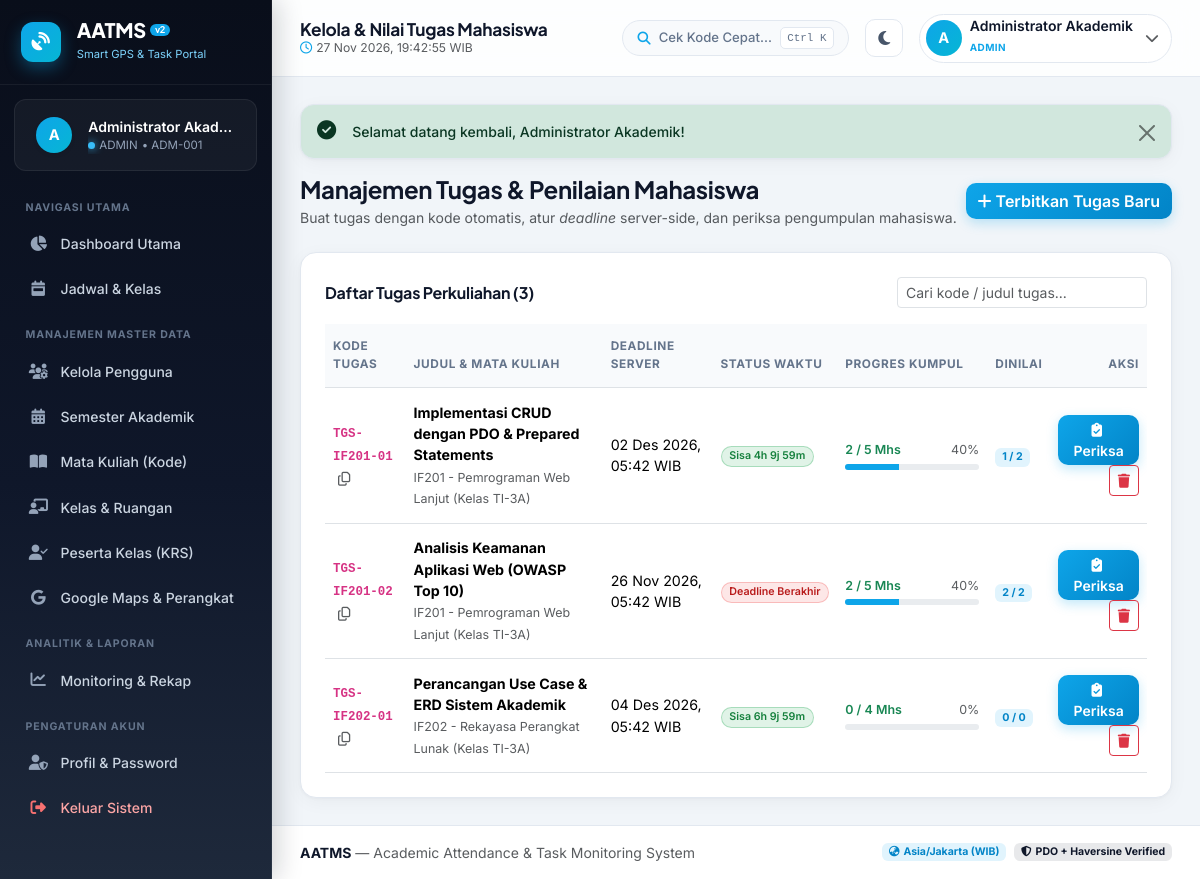
/public/dosen/tasks.php (signed in), run on the app's committed database.
### tables this page shows
CREATE TABLE `tasks` (
  `id` INT AUTO_INCREMENT PRIMARY KEY,
  `class_id` INT NOT NULL,
  `dosen_id` INT NOT NULL,
  `task_code` VARCHAR(25) NOT NULL UNIQUE,
  `title` VARCHAR(150) NOT NULL,
  `description` TEXT NOT NULL,
  `attachment_path` VARCHAR(255) DEFAULT NULL,
  `deadline` DATETIME NOT NULL,
  `created_at` TIMESTAMP NOT NULL DEFAULT CURRENT_TIMESTAMP,
  CONSTRAINT `fk_tasks_class` FOREIGN KEY (`class_id`) REFERENCES `classes`(`id`) ON DELETE CASCADE ON UPDATE CASCADE,
  CONSTRAINT `fk_tasks_dosen` FOREIGN KEY (`dosen_id`) REFERENCES `users`(`id`) ON DELETE CASCADE ON UPDATE CASCADE
);

CREATE TABLE `courses` (
  `id` INT AUTO_INCREMENT PRIMARY KEY,
  `course_code` VARCHAR(20) NOT NULL UNIQUE,
  `course_name` VARCHAR(100) NOT NULL,
  `sks` TINYINT NOT NULL,
  `dosen_id` INT NOT NULL,
  `semester_id` INT NOT NULL,
  CONSTRAINT `fk_courses_dosen` FOREIGN KEY (`dosen_id`) REFERENCES `users`(`id`) ON DELETE RESTRICT ON UPDATE CASCADE,
  CONSTRAINT `fk_courses_semester` FOREIGN KEY (`semester_id`) REFERENCES `semesters`(`id`) ON DELETE RESTRICT ON UPDATE CASCADE
);

CREATE TABLE `classes` (
  `id` INT AUTO_INCREMENT PRIMARY KEY,
  `course_id` INT NOT NULL,
  `class_name` VARCHAR(50) NOT NULL,
  `schedule_day` VARCHAR(20) NOT NULL,
  `start_time` TIME NOT NULL,
  `end_time` TIME NOT NULL,
  `room` VARCHAR(50) NOT NULL,
  CONSTRAINT `fk_classes_course` FOREIGN KEY (`course_id`) REFERENCES `courses`(`id`) ON DELETE CASCADE ON UPDATE CASCADE
);

### includes/functions.php (called while the page is built, shortened)
<?php
function e(?string $str): string
{
    return htmlspecialchars((string)$str, ENT_QUOTES, 'UTF-8');
}
function formatDateTime(?string $datetime, bool $withTime = true): string
{
    $ts = strtotime($datetime);
    $months = [
        1 => 'Jan', 'Feb', 'Mar', 'Apr', 'Mei', 'Jun',
        'Jul', 'Agu', 'Sep', 'Okt', 'Nov', 'Des'
    ];
    $day = date('d', $ts);
    $month = $months[(int)date('n', $ts)] ?? date('M', $ts);
    $year = date('Y', $ts);
    return "$day $month $year, " . date('H:i', $ts) . ' WIB';
}
function getDeadlineCountdown(string $deadline): array
{
    $now = time();
    $target = strtotime($deadline);
    $diff = $target - $now;
    if ($diff <= 0) {
        return [
            'expired' => true,
            'label'   => 'Deadline Berakhir',
            'badge'   => 'danger'
        ];
    }
    $days = floor($diff / 86400);
    $hours = floor(($diff % 86400) / 3600);
    $parts = [];
    if ($days > 0) {
        $parts[] = $days . ' hari';
    }
    if ($hours > 0) {
        $parts[] = $hours . ' jam';
    }
    return [
        'expired' => false,
        'label'   => 'Sisa ' . implode(' ', $parts),
        'badge'   => ($diff < 86400) ? 'warning' : 'success'
    ];
}

### public/dosen/tasks.php (the view, shortened to what this page needs)
<?php
$pdo = getDB();
$user = currentUser();
$isAdmin = ($user['role'] === 'admin');
if ($isAdmin) {
    $tasks = $pdo->query("
        SELECT t.*, cl.class_name, c.course_code, c.course_name, u.full_name AS dosen_name,
               (SELECT COUNT(*) FROM class_enrollments ce WHERE ce.class_id = t.class_id) AS total_students,
               (SELECT COUNT(*) FROM task_submissions ts WHERE ts.task_id = t.id) AS submitted_count,
               (SELECT COUNT(*) FROM task_submissions ts WHERE ts.task_id = t.id AND ts.review_status = 'graded') AS graded_count
        FROM tasks t
        JOIN classes cl ON t.class_id = cl.id
        JOIN courses c ON cl.course_id = c.id
        JOIN users u ON t.dosen_id = u.id
        ORDER BY t.created_at DESC
    ")->fetchAll();
}
include __DIR__ . '/../../includes/header.php';
?>
<div class="d-flex flex-column flex-md-row justify-content-between align-items-md-center mb-4 gap-2">
    <div>
        <h4 class="fw-bold mb-1">Manajemen Tugas &amp; Penilaian Mahasiswa</h4>
        <p class="text-muted small mb-0">Buat tugas dengan kode otomatis, atur <em>deadline</em> server-side, dan periksa pengumpulan mahasiswa.</p>
    </div>
    <button type="button" class="btn btn-sky" data-bs-toggle="modal" data-bs-target="#createTaskModal">
        <i class="fa-solid fa-plus me-1"></i>Terbitkan Tugas Baru
    </button>
</div>
<div class="card-custom p-3 p-md-4">
    <div class="d-flex flex-wrap justify-content-between align-items-center gap-2 mb-3">
        <h6 class="fw-bold mb-0">Daftar Tugas Perkuliahan (<?= count($tasks) ?>)</h6>
        <input type="text" class="form-control form-control-sm" style="max-width: 250px;" placeholder="Cari kode / judul tugas..." data-table-search="#lecturerTasksTable">
    </div>
    <div class="table-responsive">
        <table class="table table-hover align-middle mb-0" id="lecturerTasksTable">
            <thead>
                <tr>
                    <th>Kode Tugas</th>
                    <th>Judul &amp; Mata Kuliah</th>
                    <th>Deadline Server</th>
                    <th>Status Waktu</th>
                    <th>Progres Kumpul</th>
                    <th>Dinilai</th>
                    <th class="text-end">Aksi</th>
                </tr>
            </thead>
            <tbody>
                <?php if (empty($tasks)): ?>
                    <tr><td colspan="7" class="text-center text-muted py-4">Belum ada tugas yang diterbitkan.</td></tr>
                <?php else: ?>
                    <?php foreach ($tasks as $t): ?>
                        <?php
                        $cd = getDeadlineCountdown($t['deadline']);
                        $totalMhs = (int)$t['total_students'];
                        $subCount = (int)$t['submitted_count'];
                        $pct = $totalMhs > 0 ? round(($subCount / $totalMhs) * 100) : 0;
                        ?>
                        <tr>
                            <td>
                                <code class="fw-bold"><?= e($t['task_code']) ?></code>
                                <button type="button" class="btn btn-link btn-sm p-0 ms-1 text-muted" data-copy-code="<?= e($t['task_code']) ?>" data-copy-label="Kode Tugas" title="Salin Kode">
                                    <i class="fa-regular fa-copy"></i>
                                </button>
                            </td>
                            <td>
                                <div class="fw-bold"><?= e($t['title']) ?></div>
                                <small class="text-muted"><?= e($t['course_code']) ?> - <?= e($t['course_name']) ?> (Kelas <?= e($t['class_name']) ?>)</small>
                            </td>
                            <td class="small"><?= e(formatDateTime($t['deadline'])) ?></td>
                            <td>
                                <span class="badge <?= $cd['expired'] ? 'badge-status-red' : 'badge-status-green' ?>"
                                      <?= !$cd['expired'] ? 'data-countdown="' . e($t['deadline']) . '"' : '' ?>>
                                    <?= e($cd['label']) ?>
                                </span>
                            </td>
                            <td style="min-width: 150px;">
                                <div class="d-flex justify-content-between small mb-1">
                                    <span class="fw-semibold text-success"><?= $subCount ?> / <?= $totalMhs ?> Mhs</span>
                                    <span class="text-muted"><?= $pct ?>%</span>
                                </div>
                                <div class="progress" style="height: 6px;">
                                    <div class="progress-bar bg-sky" style="width: <?= min(100, $pct) ?>%"></div>
                                </div>
                            </td>
                            <td>
                                <span class="badge bg-sky-soft"><?= (int)$t['graded_count'] ?> / <?= $subCount ?></span>
                            </td>
                            <td class="text-end">
                                <a href="<?= e(BASE_URL) ?>/dosen/task_detail.php?id=<?= (int)$t['id'] ?>" class="btn btn-sm btn-sky">
                                    <i class="fa-solid fa-clipboard-check me-1"></i>Periksa
                                </a>
                                <form method="POST" action="" class="d-inline" onsubmit="return confirm('Hapus tugas ini beserta seluruh submission mahasiswa?');">
                                    <button type="submit" class="btn btn-sm btn-outline-danger"><i class="fa-solid fa-trash"></i></button>
                                </form>
                            </td>
                        </tr>
                    <?php endforeach; ?>
                <?php endif; ?>
            </tbody>
        </table>
    </div>
</div>
<?php include __DIR__ . '/../../includes/footer.php'; ?>

### public/assets/css/style.css (style rules this page uses)
:root { --navy-950: #090E1A; --navy-900: #0F172A; --navy-800: #1E293B; --navy-700: #334155; --sky-400: #38BDF8; --sky-500: #0EA5E9; --sky-600: #0284C7; --cyan-500: #06B6D4; --sky-100: #E0F2FE; --bg-body: #F1F5F9; --bg-surface: #FFFFFF; --bg-surface-alt: #F8FAFC; --bg-topbar: rgba(255, 255, 255, 0.86); --border-subtle: #E2E8F0; --text-primary: #0F172A; --text-secondary: #475569; --text-muted-custom: #64748B; --sidebar-width: 272px; --radius-lg: 16px; --radius-md: 12px; --shadow-soft: 0 4px 20px -2px rgba(15, 23, 42, 0.05), 0 1px 3px rgba(15, 23, 42, 0.03); --shadow-hover: 0 14px 30px -6px rgba(15, 23, 42, 0.09), 0 4px 10px -2px rgba(14, 165, 233, 0.06); }
* { box-sizing: border-box; }
body { font-family: 'Inter', -apple-system, BlinkMacSystemFont, 'Segoe UI', Roboto, sans-serif; background-color: var(--bg-body); color: var(--text-primary); margin: 0; padding: 0; overflow-x: hidden; transition: background-color 0.25s ease, color 0.25s ease; }
h1, h2, h3, h4, h5, h6, .fw-extrabold, .stat-value { font-family: 'Plus Jakarta Sans', 'Inter', sans-serif; letter-spacing: -0.015em; }
.bg-sky { background-color: var(--sky-500) !important; }
.bg-sky-soft { background-color: rgba(14, 165, 233, 0.12) !important; color: var(--sky-600) !important; }
.btn-sky { background: linear-gradient(135deg, var(--sky-500), var(--sky-600)); border: none; color: #fff; font-weight: 600; border-radius: 10px; box-shadow: 0 4px 12px rgba(14, 165, 233, 0.26); transition: all 0.2s ease; }
.card-custom { background: var(--bg-surface); border: 1px solid var(--border-subtle); border-radius: var(--radius-lg); box-shadow: var(--shadow-soft); transition: box-shadow 0.2s ease, border-color 0.2s ease; }
.badge-status-green { background-color: rgba(22, 163, 74, 0.13); color: #15803D; border: 1px solid rgba(22, 163, 74, 0.28); font-weight: 600; padding: 0.38em 0.72em; border-radius: 999px; }
.badge-status-red { background-color: rgba(239, 68, 68, 0.13); color: #B91C1C; border: 1px solid rgba(239, 68, 68, 0.28); font-weight: 600; padding: 0.38em 0.72em; border-radius: 999px; }
.table th { font-size: 0.74rem; font-weight: 700; text-transform: uppercase; letter-spacing: 0.05em; color: var(--text-muted-custom); background-color: var(--bg-surface-alt); border-bottom-width: 1px; padding-top: 0.85rem; padding-bottom: 0.85rem; }
.table td { vertical-align: middle; font-size: 0.89rem; padding-top: 0.85rem; padding-bottom: 0.85rem; }

### data on the page
tasks: task_code "TGS-IF201-01", title "Implementasi CRUD dengan PDO & Prepared Statements", courses.course_code "IF201", courses.course_name "Pemrograman Web Lanjut", class.class_name "TI-3A", deadline "02 Des 2026, 05:42 WIB", subCount "2", totalMhs "5", pct "40", graded_count "1"
tasks: task_code "TGS-IF201-02", title "Analisis Keamanan Aplikasi Web (OWASP Top 10)", courses.course_code "IF201", courses.course_name "Pemrograman Web Lanjut", class.class_name "TI-3A", deadline "26 Nov 2026, 05:42 WIB", deadline "Deadline Berakhir", subCount "2", totalMhs "5", pct "40", graded_count "2"
tasks: task_code "TGS-IF202-01", title "Perancangan Use Case & ERD Sistem Akademik", courses.course_code "IF202", courses.course_name "Rekayasa Perangkat Lunak", class.class_name "TI-3A", deadline "04 Des 2026, 05:42 WIB", subCount "0", totalMhs "4", pct "0", graded_count "0"

### other printed values
APP_NAME "AATMS"
substr($user['full_name'] ?? 'U', 0, 1) "A"
$user['full_name'] "Administrator Akad…"
$role "ADMIN"
$user['nim_nidn'] "ADM-001"
$pageTitle "Kelola & Nilai Tugas Mahasiswa"
$user['full_name'] "Administrator Akademik"
$user['role'] "ADMIN"
$flash['message'] "Selamat datang kembali, Administrator Akademik!"
count($tasks) "3"
APP_FULL_NAME "Academic Attendance & Task Monitoring System"
